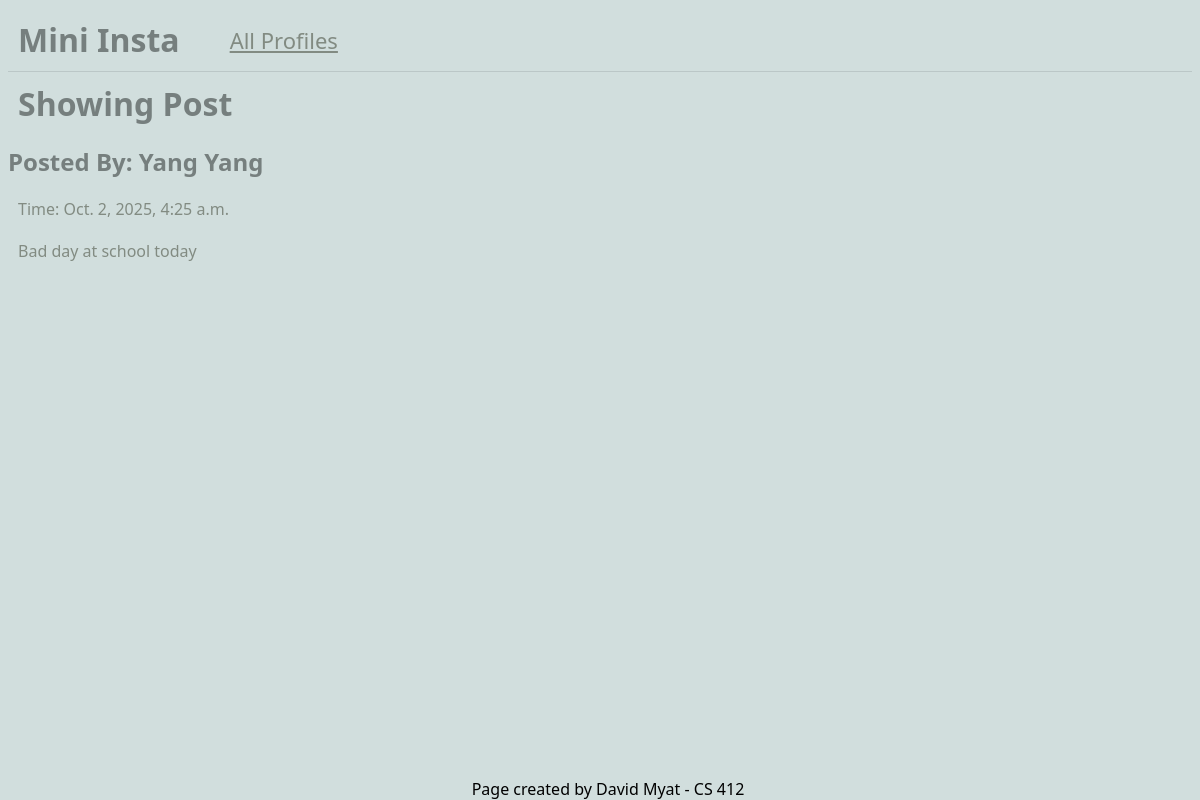
The app's page /mini_insta/post/1/, older data.
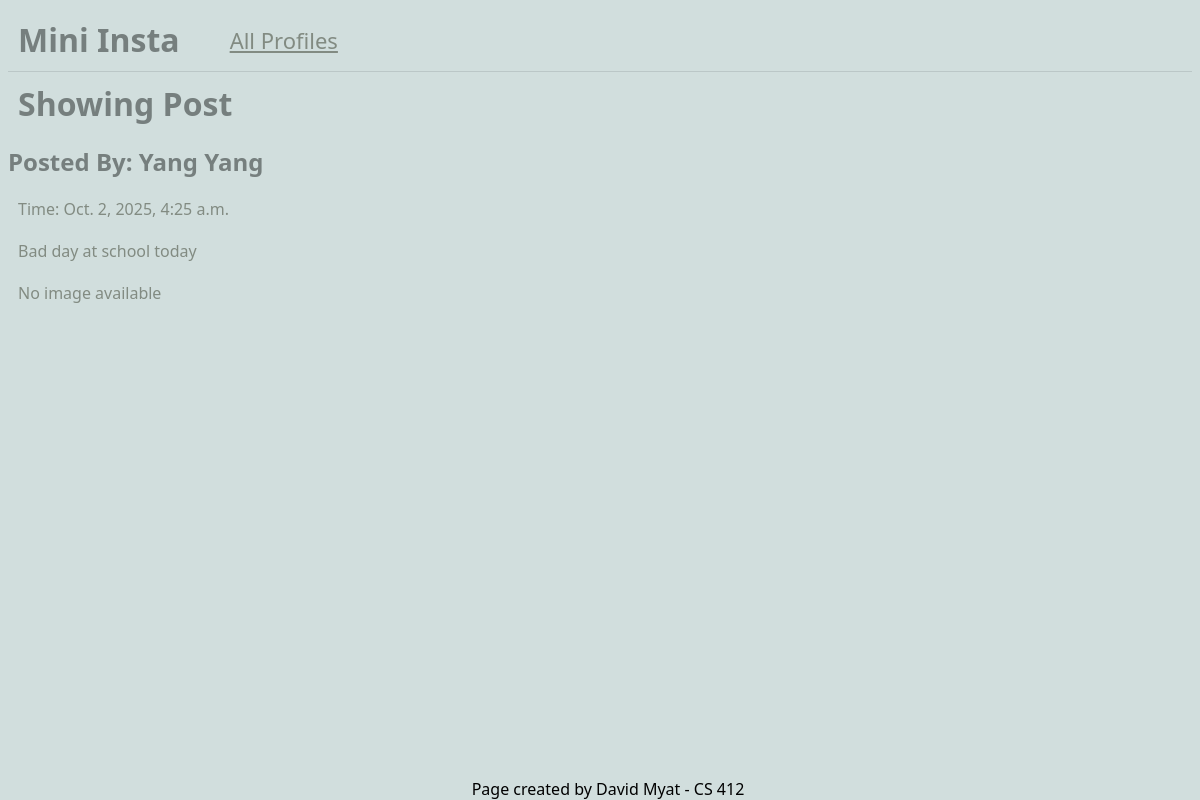
The same page, newer data.
### mini_insta/models.py (models this page shows, shortened)
class Post(models.Model):
    profile = models.ForeignKey(Profile, on_delete=models.CASCADE)
    timestamp = models.DateTimeField(auto_now_add=True)
    caption = models.TextField(blank=True)
    def get_all_photos(self):
        photos = Photo.objects.filter(post=self).order_by("timestamp")
        return photos

class Profile(models.Model):
    username = models.CharField(max_length=50)
    display_name = models.CharField(max_length=50)
    profile_image_url = models.URLField(blank=True)
    bio_text = models.TextField(blank=True)
    join_date = models.DateTimeField(auto_now_add=True)

class Photo(models.Model):
    post = models.ForeignKey(Post, on_delete=models.CASCADE)
    image_url = models.URLField(blank=True)
    timestamp = models.DateTimeField(auto_now_add=True)
    image_file = models.ImageField(blank=True)

### mini_insta/views.py (the view)
# urls.py: path("post/<int:pk>/", PostDetailView.as_view(), name="show_post"),
class PostDetailView(DetailView):
    model = Post
    template_name = "mini_insta/show_post.html"
    context_object_name = "post"

### mini_insta/templates/mini_insta/show_post.html
{% extends 'mini_insta/base.html' %}
{% block content %}
<h1>Showing Post</h1>
<article>
    <h2> Posted By: {{ post.profile.display_name }}</h2>
    <p> Time: {{ post.timestamp }}</p>
    <p>{{ post.caption }}</p>
    {% for photo in post.get_all_photos %}
        <div>
            {% if photo.image_url %}
            <img src="{{ photo.image_url }}" alt="Photo for {{ post.profile.display_name }}"/>
            {% elif photo.image_file %}
            <img src="{{ photo.image_file.url }}" alt="Photo for {{ post.profile.display_name }}"/>
            {% else %}
            <p>No image available</p>
            {% endif %}
        </div>
    {% endfor %}
</article>
{% endblock %}

### mini_insta/templates/mini_insta/base.html (shortened to what this page needs)
{% load static %}
<html>
    <head>
        <link rel="stylesheet" href="{% static 'styles-insta.css' %}">
    </head>
    <body>
        <header class="base_header">
            <h1>Mini Insta</h1>
            <nav>
                <ul>
                    <li><a href="{% url 'show_all_profiles' %}">All Profiles</a></li>
                </ul>
            </nav>
        </header>
        {% block content %}
        {% endblock %}
    </body>
    <footer>
        Page created by David Myat - CS 412
    </footer>
</html>

### static/styles-insta.css (style rules this page uses)
body { background: #d1dedd; font-family:'Segoe UI', Tahoma, Geneva, Verdana, sans-serif; }
ul, li { padding: 0px; list-style-type: none; }
h1 { margin: 10px; }
h1, h2, h3 { color: #767f7e; }
p { color: #828b82; }
header { max-width: 1200px; border-bottom: 1px solid #bbc7c7; gap: 40px; align-items: center; }
article p, article h3 { margin: 20px 10px; }
nav li { display: inline; }
nav a { color: #828b82; font-size: 22px; font-family:'Segoe UI', Tahoma, Geneva, Verdana, sans-serif; }
footer { width: 100%; bottom: 0px; text-align: center; position: fixed; }
.base_header { display: flex; flex-direction: row; }

Row changes from the older to the newer data that the page shows:
added Photo: image_file "No image available"
